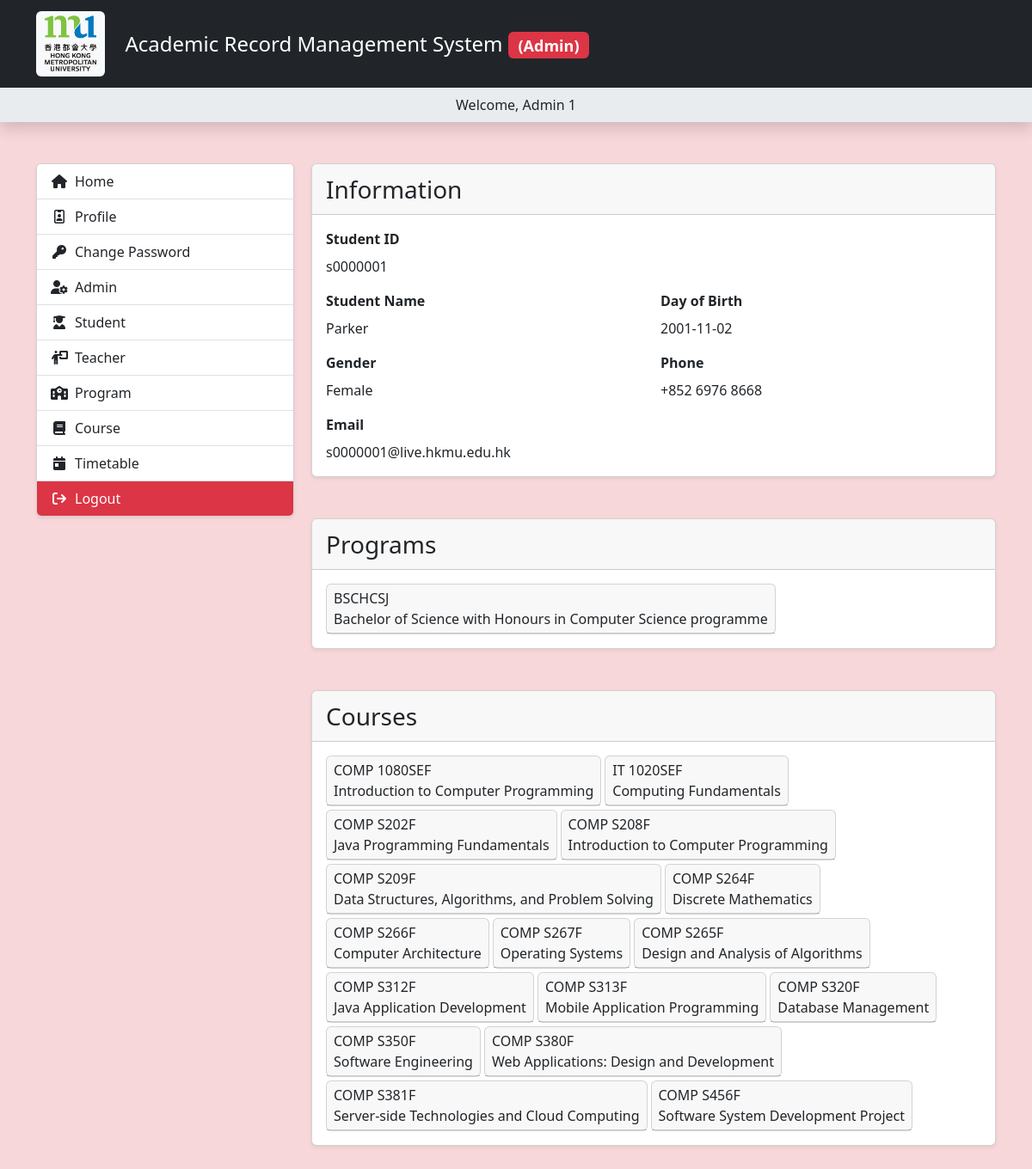
/webpage/web/admin/student_info.php?id=1 (signed in), run on the app's committed database.
### tables this page shows
CREATE TABLE `student_user` (
  `id` int NOT NULL,
  `student_id` varchar(255) NOT NULL,
  `name` varchar(255) NOT NULL,
  `password` varchar(255) NOT NULL,
  `dob` date DEFAULT NULL,
  `gender` varchar(255) DEFAULT NULL,
  `phone` varchar(255) DEFAULT NULL,
  `email` varchar(255) DEFAULT NULL,
  `is_active` tinyint(1) NOT NULL,
  `is_delete` tinyint(1) NOT NULL
);

CREATE TABLE `program` (
  `id` int NOT NULL,
  `code` varchar(255) NOT NULL,
  `name` varchar(255) NOT NULL,
  `description` mediumtext,
  `is_active` tinyint(1) NOT NULL,
  `is_delete` tinyint(1) NOT NULL
);

CREATE TABLE `course` (
  `id` int NOT NULL,
  `code` varchar(255) NOT NULL,
  `name` varchar(255) NOT NULL,
  `description` mediumtext,
  `is_active` tinyint(1) NOT NULL,
  `is_delete` tinyint(1) NOT NULL
);

### webpage/class/LoginSession.php (called while the page is built, shortened)
<?php
abstract class LoginSession {
    function getSessionGroupName(): String {
        return 'score_website';
    }
    function getSessionUserInfo(){
        if(isset($_SESSION[$this->getSessionGroupName()][$this->getSessionTypeName()]['user_id'])){
            $conn = connectDB();
            $sth = $this->getInfoPrepare($conn);
            $result = $sth->fetchAll(PDO::FETCH_ASSOC);
            return $result[0];
        }
    }
}

### webpage/class/LoginSessionAdmin.php (called while the page is built, shortened)
<?php
include_once 'LoginSession.php';
class LoginSessionAdmin extends LoginSession {
    function getSessionTypeName(): String {
        return 'admin_session';
    }
    function getInfoPrepare($conn) {
        $sql = "SELECT * FROM admin_user WHERE is_delete = 0 AND id = :user_id";
        $query = array(
            ':user_id' => $_SESSION[$this->getSessionGroupName()][$this->getSessionTypeName()]['user_id'],
        );
        $sth = $conn->prepare($sql);
        $sth->execute($query);
        return $sth;
    }
}

### webpage/include/sessionFunc.php (called while the page is built, shortened)
<?php
    function getSessionUserInfo(){
        global $loginSession;
        return $loginSession->getSessionUserInfo();
    }

### webpage/web/admin/template/preload.php (called while the page is built, shortened)
<?php
    include_once PATH_CLASS . 'LoginSessionAdmin.php';
    include_once PATH_INCLUDE . "sessionFunc.php";
    $userInfo = getSessionUserInfo();

### webpage/class/GenUserInfo.php (the view, shortened to what this page needs)
<?php
abstract class GenUserInfo {
    function setTargetId($targetId){
        $this->targetId = $targetId;
    }
}
class GenStudentInfo extends GenUserInfo {
    function getData(): array {
        $conn = connectDB();
        $sql = "SELECT * FROM student_user WHERE is_delete = 0 AND id = :id";
        $query = array(':id' => $this->targetId);
        $sth = $conn->prepare($sql);
        $sth->execute($query);
        $data = $sth->fetchAll(PDO::FETCH_ASSOC);
        $recordObj = $data[0];
        return $recordObj;
    }
    function getCourse(): array {
        $conn = connectDB();
        $sql = "SELECT a.*
                FROM `course` a
                INNER JOIN `student_course_relation` b
                    ON a.id = b.course_id
                WHERE b.student_id = :student_id
                    AND a.is_delete = 0";
        $query = array(':student_id' => $this->targetId);
        $sth = $conn->prepare($sql);
        $sth->execute($query);
        $data = $sth->fetchAll(PDO::FETCH_ASSOC);
        $recordObj = $data;
        return $recordObj;
    }
    function getProgram(): array {
        $conn = connectDB();
        $sql = "SELECT a.*
                FROM `program` a
                INNER JOIN `student_program_relation` b
                    ON a.id = b.program_id
                WHERE b.student_id = :student_id
                    AND a.is_delete = 0";
        $query = array(':student_id' => $this->targetId);
        $sth = $conn->prepare($sql);
        $sth->execute($query);
        $data = $sth->fetchAll(PDO::FETCH_ASSOC);
        $recordObj = $data;
        return $recordObj;
    }
    function genHtml(): String {
        $userInfo = $this->getData();
        $course_list = $this->getCourse();
        $program_list = $this->getProgram();
        $html = '
        <div class="card shadow-sm">
            <div class="card-header">
                <div class="mb-0 fs-3">Information</div>
            </div>
            <div class="card-body">
                <div class="row g-3">
                    <div class="col-12">
                        <label class="form-label fw-bold">Student ID</label>
                        <div class="fs-6">'.$userInfo['student_id'].'</div>
                    </div>
                    <div class="col-12 col-md-6">
                        <label class="form-label fw-bold">Student Name</label>
                        <div class="fs-6">'.$userInfo['name'].'</div>
                    </div>
                    <div class="col-12 col-md-6">
                        <label class="form-label fw-bold">Day of Birth</label>
                        <div class="fs-6">'.$userInfo['dob'].'</div>
                    </div>
                    <div class="col-12 col-md-6">
                        <label class="form-label fw-bold">Gender</label>
                        <div class="fs-6">'.ucfirst($userInfo['gender']).'</div>
                    </div>
                    <div class="col-12 col-md-6">
                        <label class="form-label fw-bold">Phone</label>
                        <div class="fs-6">'.$userInfo['phone'].'</div>
                    </div>
                    <div class="col-12 col-md-6">
                        <label class="form-label fw-bold">Email</label>
                        <div class="fs-6">'.$userInfo['email'].'</div>
                    </div>
                </div>
            </div>
        </div>
        <div class="pb-5"></div>
        <div class="card shadow-sm">
            <div class="card-header">
                <div class="mb-0 fs-3">Programs</div>
            </div>
            <div class="card-body">
                <div class="row g-1">
        ';
                    foreach($program_list as $i => $v) {
        $html .= '
                    <div class="col-auto"><a class="card link-underline link-underline-opacity-0" href="program_info.php?id='.$v['id'].'" target="_blank"><div class="card-header px-2 py-1">'.$v['code'].'<br/>'.$v['name'].'</div></a></div>
        ';
                    }
        $html .= '
                </div>
            </div>
        </div>
        <div class="pb-5"></div>
        <div class="card shadow-sm">
            <div class="card-header">
                <div class="mb-0 fs-3">Courses</div>
            </div>
            <div class="card-body">
                <div class="row g-1">
        ';
                    foreach($course_list as $i => $v) {
        $html .= '
                    <div class="col-auto"><a class="card link-underline link-underline-opacity-0" href="course_info.php?id='.$v['id'].'" target="_blank"><div class="card-header px-2 py-1">'.$v['code'].'<br/>'.$v['name'].'</div></a></div>
        ';
                    }
        $html .= '
                </div>
            </div>
        </div>
        ';
        return $html;
    }
}

### webpage/web/admin/template/header.php (shortened to what this page needs)
<!DOCTYPE html>
<html lang="en">
    <head>
        <link href="<?= URL_LIBS ?>bootstrap/css/bootstrap.min.css" rel="stylesheet">
        <link href="<?= URL_LIBS ?>select2/select2.min.css" rel="stylesheet">
        <link href="<?= URL_LIBS ?>fontawesome-free-6.7.2-web/css/all.min.css" rel="stylesheet">
        <link href="<?= URL_CSS ?>main.css?t=<?= time() ?>" rel="stylesheet">
    </head>
    <body class="bg-danger-subtle">
    <?php if(CURR_PAGE != "login") { ?>
        <header class="bg-dark shadow">
            <nav class="container">
                <div class="navbar">
                    <div class="container-fluid px-0">
                        <span class="navbar-brand mb-0">
                            <div class="header-logo">
                                <span class="badge text-bg-light"><img src="<?= URL_IMG ?>HKMU__LOGO.png" alt=""></span>
                                <div class="fs-4 text-white"><?= WEBSITE_NAME ?> <span class="badge text-bg-danger">(Admin)</span></div>
                            </div>
                        </span>
                    </div>
                </div>
            </nav>
            <div class="bg-body-secondary">
                <div class="container pt-2 pb-2">
                    <div class="text-center">Welcome, <?= $userInfo['name'] ?></div>
                </div>
            </div>
        </header>
        <div class="container my-5">
            <div class="sidebar-container">
                <div class="sidebar-menu">
                    <div class="card shadow-sm">
                        <ul class="list-group list-group-flush">
                            <a class="list-group-item list-group-item-action" href="./welcome.php"><div class="menu-icon"><i class="fa-solid fa-house"></i> Home</div></a>
                            <a class="list-group-item list-group-item-action" href="./profile.php"><div class="menu-icon"><i class="fa-regular fa-id-badge"></i> Profile</div></a>
                            <a class="list-group-item list-group-item-action" href="./change_password_form.php"><div class="menu-icon"><i class="fa-solid fa-key"></i> Change Password</div></a>
                            <a class="list-group-item list-group-item-action" href="./admin_list.php"><div class="menu-icon"><i class="fa-solid fa-user-gear"></i> Admin</div></a>
                            <a class="list-group-item list-group-item-action" href="./student_list.php"><div class="menu-icon"><i class="fa-solid fa-user-graduate"></i> Student</div></a>
                            <a class="list-group-item list-group-item-action" href="./teacher_list.php"><div class="menu-icon"><i class="fa-solid fa-person-chalkboard"></i> Teacher</div></a>
                            <a class="list-group-item list-group-item-action" href="./program_list.php"><div class="menu-icon"><i class="fa-solid fa-school"></i> Program</div></a>
                            <a class="list-group-item list-group-item-action" href="./course_list.php"><div class="menu-icon"><i class="fa-solid fa-book"></i> Course</div></a>
                            <a class="list-group-item list-group-item-action" href="./timetable_list.php"><div class="menu-icon"><i class="fa-solid fa-calendar-day"></i> Timetable</div></a>
                            <a class="list-group-item list-group-item-action bg-danger text-white" href="./logout.php"><div class="menu-icon"><i class="fa-solid fa-arrow-right-from-bracket"></i> Logout</div></a>
                        </ul>
                    </div>
                </div>
                <div class="sidebar-page">
    <?php } ?>

### webpage/css/main.css (style rules this page uses)
.header-logo { display: flex; align-items: center; gap: 24px; }
.header-logo img { width: 60px; }
.menu-icon { position: relative; padding-left: 28px; }
.menu-icon>i { position: absolute; left: 0; width: 20px; height: 100%; display: flex; justify-content: center; align-items: center; }
@media screen and (min-width: 992px) { .sidebar-container { display: flex; gap: 20px; } }
@media screen and (min-width: 992px) { .sidebar-menu { width: 250px; } }
@media screen and (min-width: 992px) { .sidebar-page { width: calc(100% - 250px - 20px); } }
@media screen and (min-width: 1200px) { .sidebar-menu { width: 300px; } }
@media screen and (min-width: 1200px) { .sidebar-page { width: calc(100% - 300px - 20px); } }
.navbar-brand { max-width: calc(100% - 65px) !important; white-space: unset !important; }

### data on the page
student_user: student "s0000001", name "Parker", dob "2001-11-02", gender "Female", phone "+852 6976 8668", email "s0000001@live.hkmu.edu.hk"
program: code "BSCHCSJ", name "Bachelor of Science with Honours in Computer Science programme"
course: code "COMP 1080SEF", name "Introduction to Computer Programming"
course: code "IT 1020SEF", name "Computing Fundamentals"
course: code "COMP S202F", name "Java Programming Fundamentals"
course: code "COMP S208F", name "Introduction to Computer Programming"
course: code "COMP S209F", name "Data Structures, Algorithms, and Problem Solving"
course: code "COMP S264F", name "Discrete Mathematics"
course: code "COMP S266F", name "Computer Architecture"
course: code "COMP S267F", name "Operating Systems"
course: code "COMP S265F", name "Design and Analysis of Algorithms"
course: code "COMP S312F", name "Java Application Development"
course: code "COMP S313F", name "Mobile Application Programming"
course: code "COMP S320F", name "Database Management"
course: code "COMP S350F", name "Software Engineering"
course: code "COMP S380F", name "Web Applications: Design and Development"
course: code "COMP S381F", name "Server-side Technologies and Cloud Computing"
course: code "COMP S456F", name "Software System Development Project"

### other printed values
WEBSITE_NAME "Academic Record Management System"
$userInfo['name'] "Admin 1"
